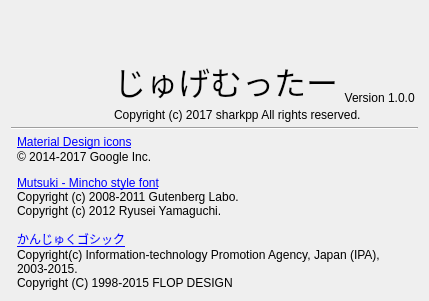
<?xml version="1.0" encoding="UTF-8"?>
<ui version="4.0">
 <class>ViewSettingAboutPage</class>
 <widget class="QFrame" name="ViewSettingAboutPage">
  <property name="geometry">
   <rect>
    <x>0</x>
    <y>0</y>
    <width>429</width>
    <height>301</height>
   </rect>
  </property>
  <property name="windowTitle">
   <string>Frame</string>
  </property>
  <property name="frameShape">
   <enum>QFrame::NoFrame</enum>
  </property>
  <property name="frameShadow">
   <enum>QFrame::Raised</enum>
  </property>
  <layout class="QVBoxLayout" name="verticalLayout_2">
   <item>
    <layout class="QVBoxLayout" name="verticalLayout">
     <property name="spacing">
      <number>5</number>
     </property>
     <item>
      <layout class="QHBoxLayout" name="horizontalLayout">
       <property name="spacing">
        <number>6</number>
       </property>
       <property name="sizeConstraint">
        <enum>QLayout::SetFixedSize</enum>
       </property>
       <item>
        <spacer name="horizontalSpacer_2">
         <property name="orientation">
          <enum>Qt::Horizontal</enum>
         </property>
         <property name="sizeHint" stdset="0">
          <size>
           <width>40</width>
           <height>20</height>
          </size>
         </property>
        </spacer>
       </item>
       <item>
        <widget class="QLabel" name="appIcon">
         <property name="sizePolicy">
          <sizepolicy hsizetype="Fixed" vsizetype="Fixed">
           <horstretch>0</horstretch>
           <verstretch>0</verstretch>
          </sizepolicy>
         </property>
         <property name="minimumSize">
          <size>
           <width>96</width>
           <height>96</height>
          </size>
         </property>
         <property name="maximumSize">
          <size>
           <width>96</width>
           <height>96</height>
          </size>
         </property>
         <property name="text">
          <string/>
         </property>
         <property name="pixmap">
          <pixmap resource="../resources.qrc">:/icons.black/people.svg</pixmap>
         </property>
         <property name="textInteractionFlags">
          <set>Qt::NoTextInteraction</set>
         </property>
        </widget>
       </item>
       <item>
        <layout class="QVBoxLayout" name="verticalLayout_3">
         <property name="spacing">
          <number>3</number>
         </property>
         <property name="sizeConstraint">
          <enum>QLayout::SetFixedSize</enum>
         </property>
         <item>
          <spacer name="verticalSpacer">
           <property name="orientation">
            <enum>Qt::Vertical</enum>
           </property>
           <property name="sizeHint" stdset="0">
            <size>
             <width>20</width>
             <height>40</height>
            </size>
           </property>
          </spacer>
         </item>
         <item>
          <layout class="QHBoxLayout" name="horizontalLayout_2">
           <property name="spacing">
            <number>0</number>
           </property>
           <item>
            <widget class="QLabel" name="appName">
             <property name="font">
              <font>
               <pointsize>24</pointsize>
              </font>
             </property>
             <property name="text">
              <string>じゅげむったー</string>
             </property>
             <property name="textInteractionFlags">
              <set>Qt::NoTextInteraction</set>
             </property>
            </widget>
           </item>
           <item>
            <widget class="QLabel" name="appVersionLabel">
             <property name="text">
              <string>  Version </string>
             </property>
             <property name="alignment">
              <set>Qt::AlignBottom|Qt::AlignRight|Qt::AlignTrailing</set>
             </property>
            </widget>
           </item>
           <item>
            <widget class="QLabel" name="appVersion">
             <property name="text">
              <string>1.0.0</string>
             </property>
             <property name="alignment">
              <set>Qt::AlignBottom|Qt::AlignLeading|Qt::AlignLeft</set>
             </property>
            </widget>
           </item>
           <item>
            <spacer name="horizontalSpacer">
             <property name="orientation">
              <enum>Qt::Horizontal</enum>
             </property>
             <property name="sizeHint" stdset="0">
              <size>
               <width>40</width>
               <height>20</height>
              </size>
             </property>
            </spacer>
           </item>
          </layout>
         </item>
         <item>
          <widget class="QLabel" name="appCopyright">
           <property name="text">
            <string>Copyright (c) 2017 sharkpp All rights reserved.</string>
           </property>
           <property name="textFormat">
            <enum>Qt::PlainText</enum>
           </property>
          </widget>
         </item>
        </layout>
       </item>
       <item>
        <spacer name="horizontalSpacer_3">
         <property name="orientation">
          <enum>Qt::Horizontal</enum>
         </property>
         <property name="sizeHint" stdset="0">
          <size>
           <width>40</width>
           <height>20</height>
          </size>
         </property>
        </spacer>
       </item>
      </layout>
     </item>
     <item>
      <widget class="Line" name="line">
       <property name="orientation">
        <enum>Qt::Horizontal</enum>
       </property>
      </widget>
     </item>
     <item>
      <widget class="QScrollArea" name="scrollArea">
       <property name="sizePolicy">
        <sizepolicy hsizetype="Expanding" vsizetype="Preferred">
         <horstretch>0</horstretch>
         <verstretch>0</verstretch>
        </sizepolicy>
       </property>
       <property name="frameShape">
        <enum>QFrame::Panel</enum>
       </property>
       <property name="lineWidth">
        <number>0</number>
       </property>
       <property name="widgetResizable">
        <bool>true</bool>
       </property>
       <widget class="QWidget" name="scrollAreaWidgetContents">
        <property name="geometry">
         <rect>
          <x>0</x>
          <y>0</y>
          <width>388</width>
          <height>174</height>
         </rect>
        </property>
        <property name="sizePolicy">
         <sizepolicy hsizetype="Preferred" vsizetype="Preferred">
          <horstretch>0</horstretch>
          <verstretch>0</verstretch>
         </sizepolicy>
        </property>
        <layout class="QVBoxLayout" name="verticalLayout_4">
         <property name="spacing">
          <number>0</number>
         </property>
         <property name="leftMargin">
          <number>6</number>
         </property>
         <property name="topMargin">
          <number>0</number>
         </property>
         <property name="rightMargin">
          <number>6</number>
         </property>
         <property name="bottomMargin">
          <number>0</number>
         </property>
         <item>
          <widget class="QLabel" name="ossCredits">
           <property name="sizePolicy">
            <sizepolicy hsizetype="Preferred" vsizetype="Expanding">
             <horstretch>0</horstretch>
             <verstretch>0</verstretch>
            </sizepolicy>
           </property>
           <property name="text">
            <string>&lt;!DOCTYPE HTML PUBLIC &quot;-//W3C//DTD HTML 4.0//EN&quot; &quot;http://www.w3.org/TR/REC-html40/strict.dtd&quot;&gt;
&lt;html&gt;&lt;head&gt;&lt;meta name=&quot;qrichtext&quot; content=&quot;1&quot; /&gt;&lt;style type=&quot;text/css&quot;&gt;
p, li { white-space: pre-wrap; }
&lt;/style&gt;&lt;/head&gt;&lt;body style=&quot;&quot;&gt;
&lt;p style=&quot; margin-top:12px; margin-bottom:12px; margin-left:0px; margin-right:0px; -qt-block-indent:0; text-indent:0px;&quot;&gt;&lt;a href=&quot;https://material.io/icons/&quot;&gt;&lt;span style=&quot; text-decoration: underline; color:#0000ff;&quot;&gt;Material Design icons&lt;/span&gt;&lt;/a&gt;&lt;br /&gt;©︎ 2014-2017 Google Inc.&lt;/p&gt;
&lt;p style=&quot; margin-top:12px; margin-bottom:12px; margin-left:0px; margin-right:0px; -qt-block-indent:0; text-indent:0px;&quot;&gt;&lt;a href=&quot;http://mandel59.github.io/mutsuki/&quot;&gt;&lt;span style=&quot; text-decoration: underline; color:#0000ff;&quot;&gt;Mutsuki - Mincho style font&lt;/span&gt;&lt;/a&gt;&lt;br /&gt;Copyright (c) 2008-2011 Gutenberg Labo.&lt;br /&gt;Copyright (c) 2012 Ryusei Yamaguchi.&lt;/p&gt;
&lt;p style=&quot; margin-top:12px; margin-bottom:12px; margin-left:0px; margin-right:0px; -qt-block-indent:0; text-indent:0px;&quot;&gt;&lt;a href=&quot;https://www.flopdesign.com/freefont/kanjyukugothic-freefont.html&quot;&gt;&lt;span style=&quot; text-decoration: underline; color:#0000ff;&quot;&gt;かんじゅくゴシック&lt;/span&gt;&lt;/a&gt;&lt;br /&gt;Copyright(c) Information-technology Promotion Agency, Japan (IPA), 2003-2015.&lt;br /&gt;Copyright (C) 1998-2015 FLOP DESIGN&lt;/p&gt;&lt;/body&gt;&lt;/html&gt;</string>
           </property>
           <property name="textFormat">
            <enum>Qt::RichText</enum>
           </property>
           <property name="alignment">
            <set>Qt::AlignLeading|Qt::AlignLeft|Qt::AlignTop</set>
           </property>
           <property name="wordWrap">
            <bool>true</bool>
           </property>
           <property name="indent">
            <number>0</number>
           </property>
           <property name="openExternalLinks">
            <bool>true</bool>
           </property>
           <property name="textInteractionFlags">
            <set>Qt::LinksAccessibleByKeyboard|Qt::LinksAccessibleByMouse</set>
           </property>
          </widget>
         </item>
        </layout>
       </widget>
      </widget>
     </item>
    </layout>
   </item>
  </layout>
 </widget>
 <resources>
  <include location="../resources.qrc"/>
 </resources>
 <connections/>
</ui>
